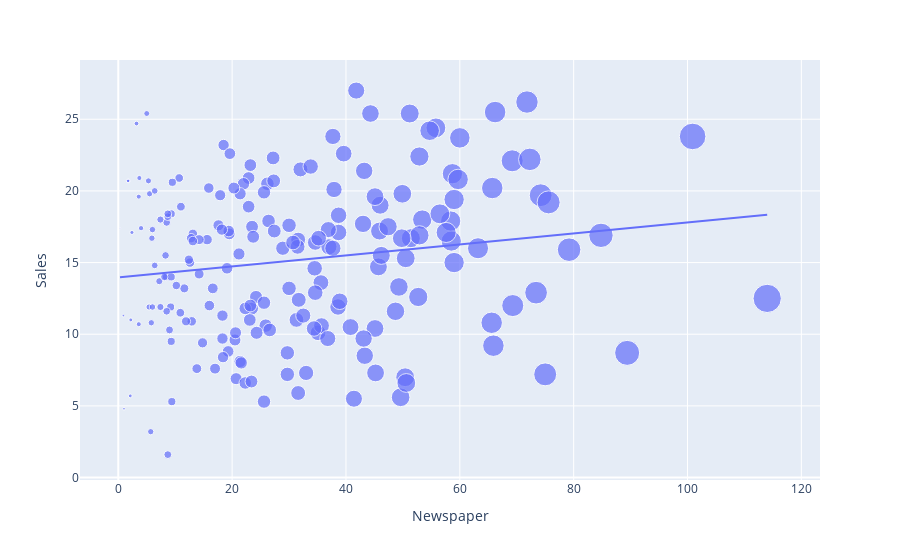

This figure's notebook cell:
### Code cell
fig = px.scatter(data_frame=df, x='Newspaper', y='Sales', size='Newspaper',trendline='ols')
fig.show()

### Figure 1 — Plotly figure (JSON) as saved in the notebook; plotly's stock layout.template omitted (floating-point values rounded to 4 significant figures; data arrays with more than 128 entries replaced by an {"elided": "..."} marker saying what was removed)
{"data": [{"hovertemplate": "Newspaper=%{marker.size}<br>Sales=%{y}<extra></extra>", "legendgroup": "", "marker": {"color": "#636efa", "size": {"elided": "200 float values"}, "sizemode": "area", "sizeref": 0.285, "symbol": "circle"}, "mode": "markers", "name": "", "orientation": "v", "showlegend": false, "type": "scatter", "x": {"elided": "200 float values"}, "xaxis": "x", "y": {"elided": "200 float values"}, "yaxis": "y"}, {"hovertemplate": "<b>OLS trendline</b><br>Sales = 0.038324 * Newspaper + 13.9595<br>R<sup>2</sup>=0.024951<br><br>Newspaper=%{x}<br>Sales=%{y} <b>(trend)</b><extra></extra>", "legendgroup": "", "marker": {"color": "#636efa", "symbol": "circle"}, "mode": "lines", "name": "", "showlegend": false, "type": "scatter", "x": {"elided": "200 float values"}, "xaxis": "x", "y": {"elided": "200 float values"}, "yaxis": "y"}], "layout": {"legend": {"itemsizing": "constant", "tracegroupgap": 0}, "margin": {"t": 60}, "xaxis": {"anchor": "y", "domain": [0, 1], "title": {"text": "Newspaper"}}, "yaxis": {"anchor": "x", "domain": [0, 1], "title": {"text": "Sales"}}}}
